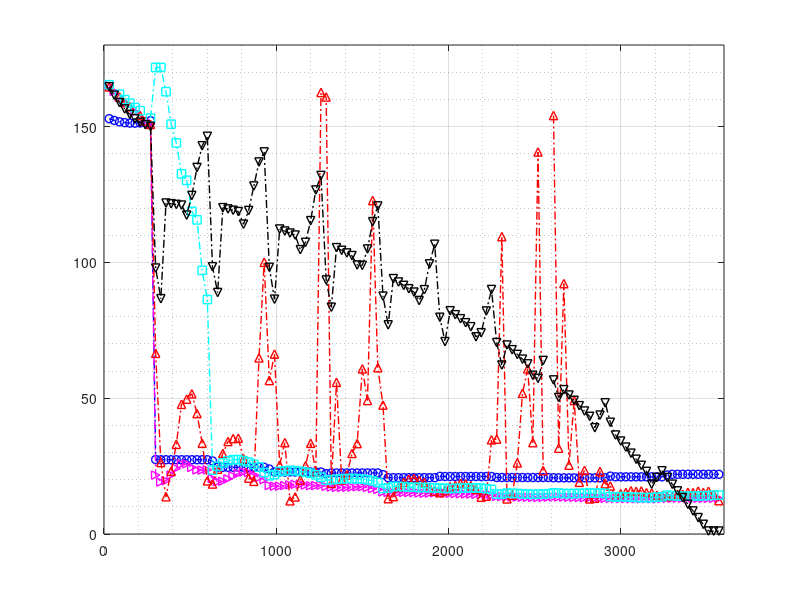

MATLAB code for this plot: (Note: this script raises an error after producing the figure.)
%%%%%%%%%%%%%%%%%%%%%%%%%%%%%%%%%%%%%%%%%%%%%%%%%%%%%%%%%%%%%%%%%%%%%%%%%
% RMSE - Flight distance graph
%%%%%%%%%%%%%%%%%%%%%%%%%%%%%%%%%%%%%%%%%%%%%%%%%%%%%%%%%%%%%%%%%%%%%%%%%

clear all; close all; clc;

a = 30*(1:119);
b = a';

load('al1.mat')
al1 = de_avg;
al1 = [b, al1];

load('al2.mat')
al2 = de_avg;
al2 = [b, al2];

load('al3.mat')
al3 = de_avg;
al3 = [b, al3];

load('al4.mat')
al4 = de_avg;
al4 = [b, al4];

load('al5.mat')
al5 = de_avg;
al5 = [b, al5];

plot(al1(:,1), al1(:,2), 'b-.o', 'LineWidth',1); hold on; grid on; grid minor;
plot(al2(:,1), al2(:,2), 'm-.>', 'LineWidth',1); 
plot(al3(:,1), al3(:,2), 'r-.^', 'LineWidth',1);
plot(al4(:,1), al4(:,2), 'c-.square', 'LineWidth',1);
plot(al5(:,1), al5(:,2), 'k-.v', 'LineWidth',1);
xlim([0 3600]);
ylim([0 180]);

title('Performance Compare', FontSize=20)
xlabel('Drone Distance from Take Off (meters)', FontSize=20)
ylabel('RMSE', FontSize=20)

legend("Consecutive", "All Points", "FML", "Convex Hull", "Closest", FontSize=20);